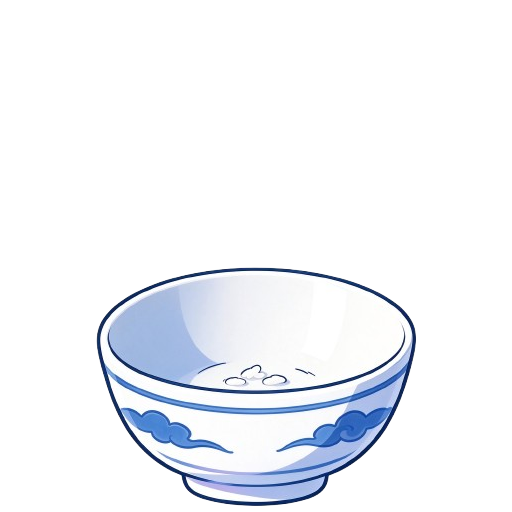
#> input picture taoxi-pet/assets/pic/baifan/bowl-empty.png, 512 x 512 px; its folder holds only this picture in this run
$ python -i sticker_common.py   (imports and definitions only)
#> lines starting #> are read from the running program, lines starting #| are printed output that depends on the picture; after the words box and inside, x2 and y2 are one past the last pixel; in counts of white or black regions, pixels touching at a corner belong together
"""透明底贴纸的公共处理：读图、去掉相邻格残片、按内容裁边。

贴纸是从整页图鉴按格切出来的，格子边缘常带着隔壁格的一条残片；
做法是对 alpha 做连通域标记，只保留主体所在的连通域（膨胀后再标记，避免发丝被切成碎块丢掉）。
"""
from __future__ import annotations

from pathlib import Path

import numpy as np
from PIL import Image
from scipy import ndimage

ROOT = Path(__file__).resolve().parent.parent
STICKER_ROOT = ROOT.parent / "docs" / "01-透明底素材"
STICKER_DIR = STICKER_ROOT / "贴纸单格"
ALPHA_MIN = 16      # 低于此视为透明（压掉抠图残留的淡光晕）
CORE_ALPHA = 128    # 连通域只按实心像素算：半透明光晕会把残片和主体粘成一块
JOIN_RADIUS = 6     # 离主体这么近（px）的碎块（发丝/飘带）并回主体
HALO_TOL = 6        # 残留底色判定容差：RGB 各分量与 alpha 的最大差
EDGE_STRIP_PX = 16  # 左右边多宽范围内查隔壁格边框
EDGE_STRIP_RATIO = 0.75  # 不透明像素占列高超过此比例才算边框


def sticker_index() -> dict[str, Path]:
    """表情名（去掉序号前缀，如「挥手」）→ 贴纸路径。"""
    out: dict[str, Path] = {}
    for p in sorted(STICKER_DIR.glob("*/*.png")):
        out[p.stem.split("_", 1)[-1]] = p
    return out


def clean_sticker(path: Path) -> Image.Image:
    """只保留主体连通域并按内容裁边，返回 RGBA。"""
    im = Image.open(path).convert("RGBA")
#> im is the input picture: PIL image 512x512 RGBA; mean R, G, B, A 44, 46.6, 51.3, 56.8
    arr = np.asarray(im).copy()
    # 抠图残留的灰色底：R≈G≈B≈A（白底被预乘进颜色），角色本体的半透明像素不会落在这条线上
    rgb = arr[..., :3].astype(np.int16)
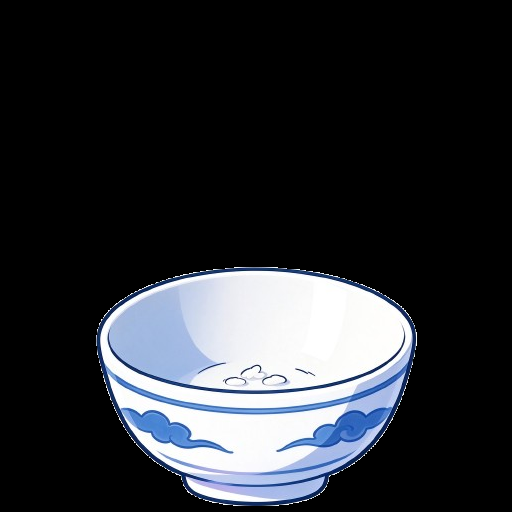
#> rgb: shape (512, 512, 3) int16; mean R, G, B 44, 46.6, 51.3
    a16 = arr[..., 3].astype(np.int16)
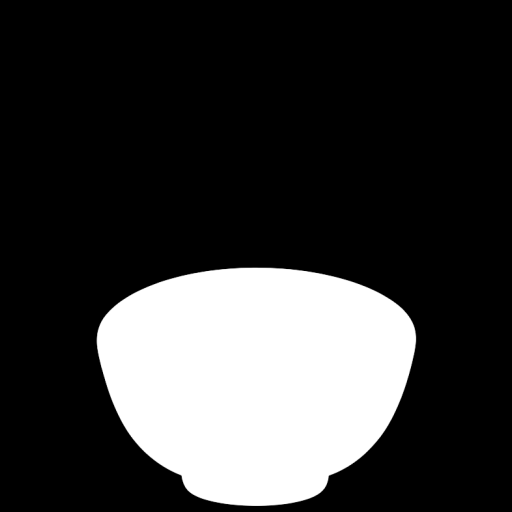
#> a16: shape (512, 512) int16; min 0, max 255, mean 56.8
    residue = (np.abs(rgb - a16[..., None]).max(axis=2) <= HALO_TOL) & (a16 < 240)
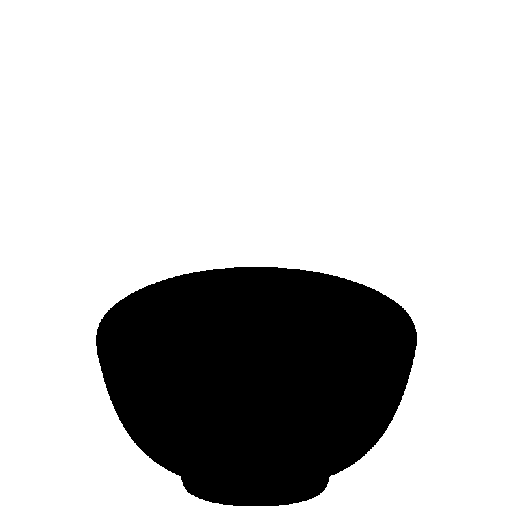
#> residue: shape (512, 512) bool; 77.4% white; 1 black region, box (x1, y1, x2, y2) and area: (96, 267, 417, 506) 59133
    arr[..., 3] = np.where(residue, 0, arr[..., 3])
    # 贴着左右边、几乎通高的竖条是切格时带进来的隔壁格边框（角色发梢不会通高）
    a = arr[..., 3]
    tall = (a >= ALPHA_MIN).sum(axis=0) > a.shape[0] * EDGE_STRIP_RATIO
    for x in [*range(EDGE_STRIP_PX), *range(a.shape[1] - EDGE_STRIP_PX, a.shape[1])]:
        if tall[x]:
            arr[:, x, 3] = 0
    a = arr[..., 3]
    labels, n = ndimage.label(a >= CORE_ALPHA)
#> labels: shape (512, 512) int32; values 0 (black) and 1 (white), 22.3% white; 1 white region, box (x1, y1, x2, y2) and area: (97, 268, 416, 506) 58391
#> n = 1
    if n > 0:
        sizes = ndimage.sum(np.ones_like(a), labels, index=range(1, n + 1))
#> sizes = [58391]
        core = labels == (int(np.argmax(sizes)) + 1)
        # 主体附近的半透明边缘与碎发并回来；远处的残片（隔壁格）不在范围内
        # 开运算切断 1~2px 的细桥：残片常靠一线极淡像素和主体粘连
        soft = a >= ALPHA_MIN
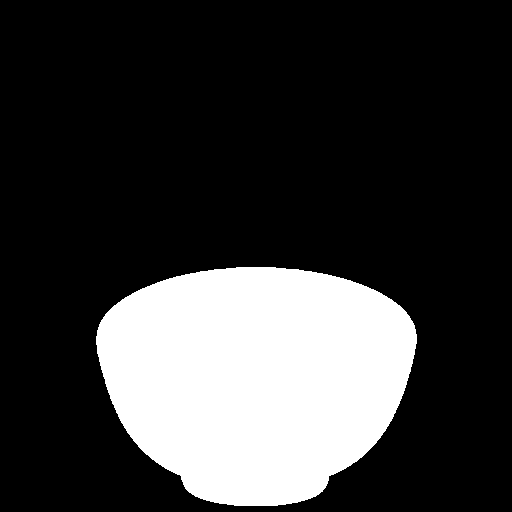
#> soft: shape (512, 512) bool; 22.5% white; 1 white region, box (x1, y1, x2, y2) and area: (96, 267, 417, 506) 58939
        opened = ndimage.binary_opening(soft, iterations=2)
#> opened: shape (512, 512) bool; 22.5% white; 1 white region, box (x1, y1, x2, y2) and area: (96, 267, 417, 506) 58938
        near = ndimage.binary_dilation(core, iterations=JOIN_RADIUS)
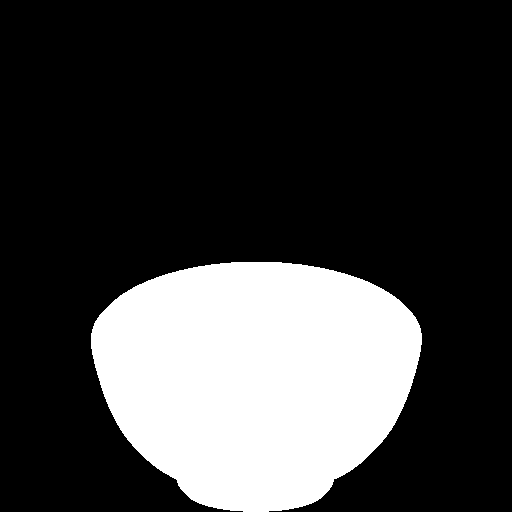
#> near: shape (512, 512) bool; 24.2% white; 1 white region, box (x1, y1, x2, y2) and area: (91, 262, 422, 512) 63343
        soft_labels, _ = ndimage.label(opened)
        keep_ids = np.unique(soft_labels[near & (soft_labels > 0)])
#> keep_ids = [1]
        kept = np.isin(soft_labels, keep_ids) & (soft_labels > 0)
        keep = soft & ndimage.binary_dilation(kept, iterations=2)
        arr[..., 3] = np.where(keep, a, 0)
        im = Image.fromarray(arr, "RGBA")
    bbox = im.getbbox()
#> bbox = (96, 267, 417, 506)
    return im.crop(bbox) if bbox else im
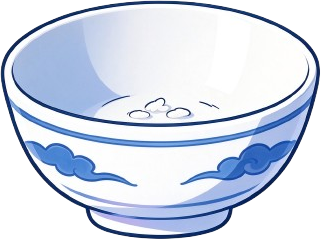
#> returned value: PIL image 321x239 RGBA; mean R, G, B, A 150.2, 159.2, 175.2, 194.1; transparent parts drawn white


def fit_square(im: Image.Image, size: int, margin: float = 0.04, anchor_bottom: bool = False) -> Image.Image:
    """等比缩放进 size×size 透明画布（四周留 margin 比例的边），默认居中。"""
    inner = int(size * (1 - 2 * margin))
    scale = inner / max(im.width, im.height)
    w, h = max(1, round(im.width * scale)), max(1, round(im.height * scale))
    sm = im.resize((w, h), Image.LANCZOS)
    canvas = Image.new("RGBA", (size, size), (0, 0, 0, 0))
    y = size - int(size * margin) - h if anchor_bottom else (size - h) // 2
    canvas.alpha_composite(sm, ((size - w) // 2, y))
    return canvas

>>> result = clean_sticker('../taoxi-pet/assets/pic/baifan/bowl-empty.png')

$ run again, on taoxi-pet/assets/pic/baifan/rice-ball.png
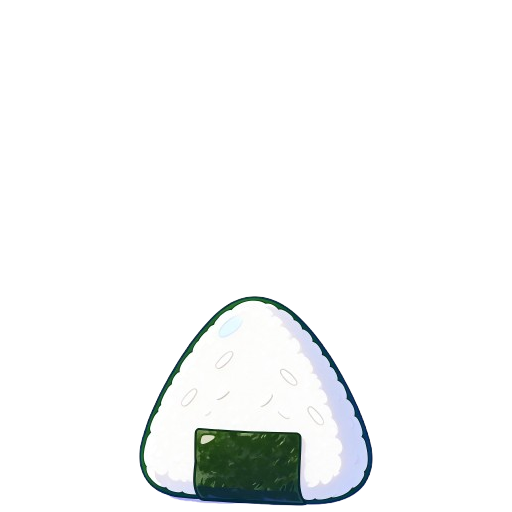
#> input picture taoxi-pet/assets/pic/baifan/rice-ball.png, 512 x 512 px
#> in clean_sticker, im is the input picture: PIL image 512x512 RGBA; mean R, G, B, A 25, 26.6, 26.4, 35
#> in clean_sticker, `residue = (np.abs(rgb - a16[..., None]).max(axis=2) <= HALO_TOL) & (a1..`:
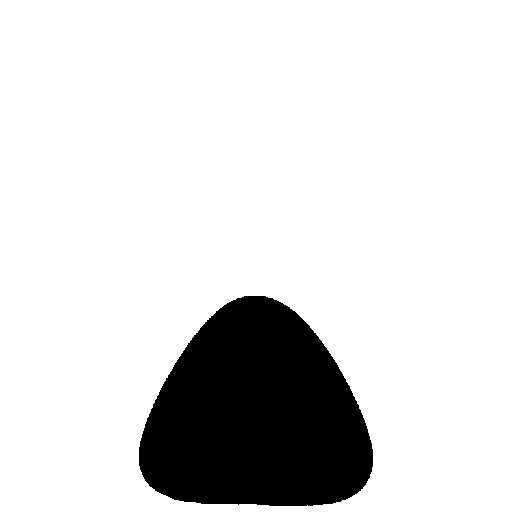
#> residue: shape (512, 512) bool; 86.1% white; 1 black region, box (x1, y1, x2, y2) and area: (139, 296, 373, 506) 36548
#> labels: shape (512, 512) int32; values 0 (black) and 1 (white), 13.7% white; 1 white region, box (x1, y1, x2, y2) and area: (139, 296, 373, 505) 35956
#> n = 1
#> sizes = [35956]
#> soft: shape (512, 512) bool; 13.9% white; 1 white region, box (x1, y1, x2, y2) and area: (139, 296, 373, 506) 36389
#> opened: shape (512, 512) bool; 13.9% white; 1 white region, box (x1, y1, x2, y2) and area: (139, 296, 373, 506) 36385
#> near: shape (512, 512) bool; 15.2% white; 1 white region, box (x1, y1, x2, y2) and area: (133, 290, 379, 511) 39850
#> keep_ids = [1]
#> bbox = (139, 296, 373, 506)
#> in clean_sticker, `return im.crop(bbox) if bbox else im`:
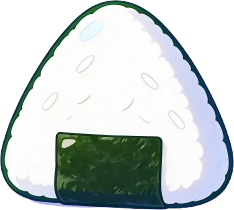
#> returned value: PIL image 234x210 RGBA; mean R, G, B, A 133.5, 141.6, 141.1, 186.6; transparent parts drawn white
